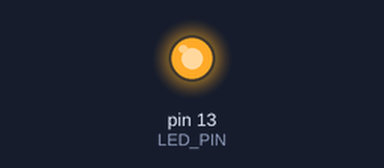
Recording of a sketch running on a simulated Arduino Uno, built with avr-gcc and run on an emulated ATmega328P. Shown: output pins drawn as LEDs (lit = HIGH).

Above: at 1.1 s.
At 4.6 s:
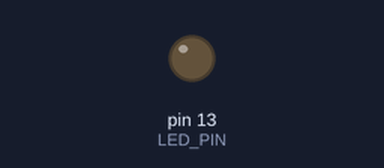
Timing chart, 0 to 6.0 s (numbered marks = the images above):
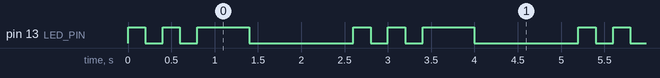

The sketch:

Day01_Instructor.ino
```cpp
/*
  FutureMinds Robotics — Day 1 Instructor Solution
  Pattern: short, short, long, then a clear repeat pause.
*/

const int LED_PIN = LED_BUILTIN;
const unsigned long SHORT_FLASH_MS = 200;
const unsigned long LONG_FLASH_MS = 600;
const unsigned long REPEAT_PAUSE_MS = 1200;

void setup() {
  pinMode(LED_PIN, OUTPUT);
}

void loop() {
  // Short flash 1
  digitalWrite(LED_PIN, HIGH);
  delay(SHORT_FLASH_MS);
  digitalWrite(LED_PIN, LOW);
  delay(SHORT_FLASH_MS);

  // Short flash 2
  digitalWrite(LED_PIN, HIGH);
  delay(SHORT_FLASH_MS);
  digitalWrite(LED_PIN, LOW);
  delay(SHORT_FLASH_MS);

  // Long flash
  digitalWrite(LED_PIN, HIGH);
  delay(LONG_FLASH_MS);
  digitalWrite(LED_PIN, LOW);

  delay(REPEAT_PAUSE_MS);
}
```

Measured:
- by itself, pin 13 (LED_PIN): repeats every 2.6 s: LOW 0.20 s, HIGH 0.20 s, LOW 0.20 s, HIGH 0.60 s, LOW 1.2 s, HIGH 0.20 s
- by itself, everything shown: repeats every 2.6 s, in 6 steps
